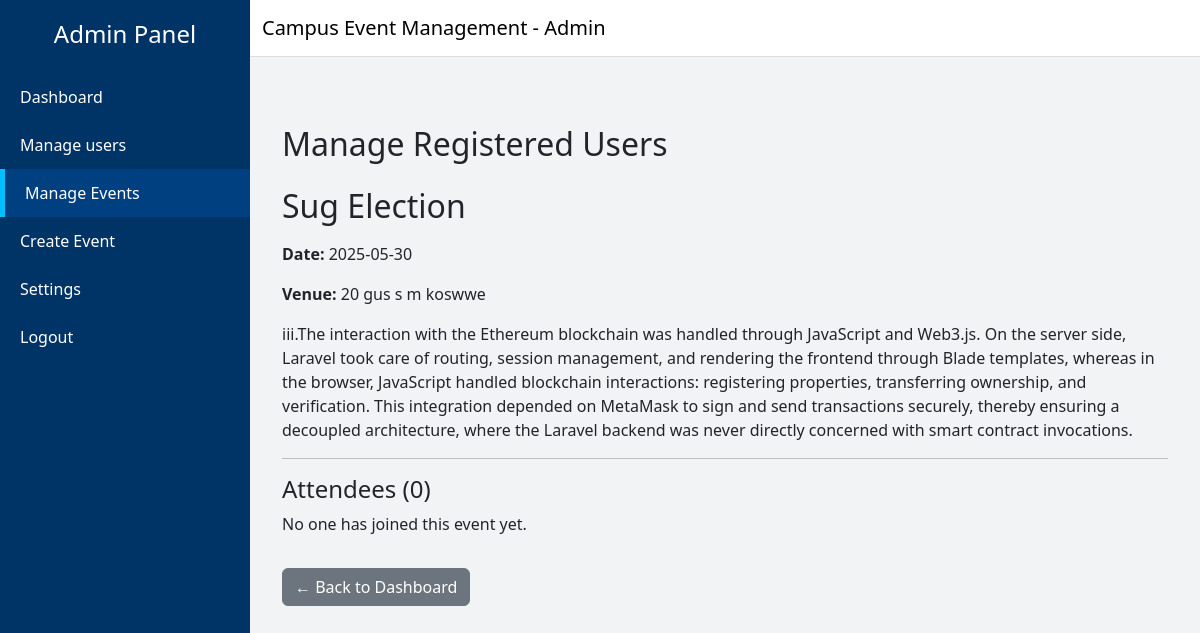
Page /admin/event-detail.php?id=1 on the earlier database version.
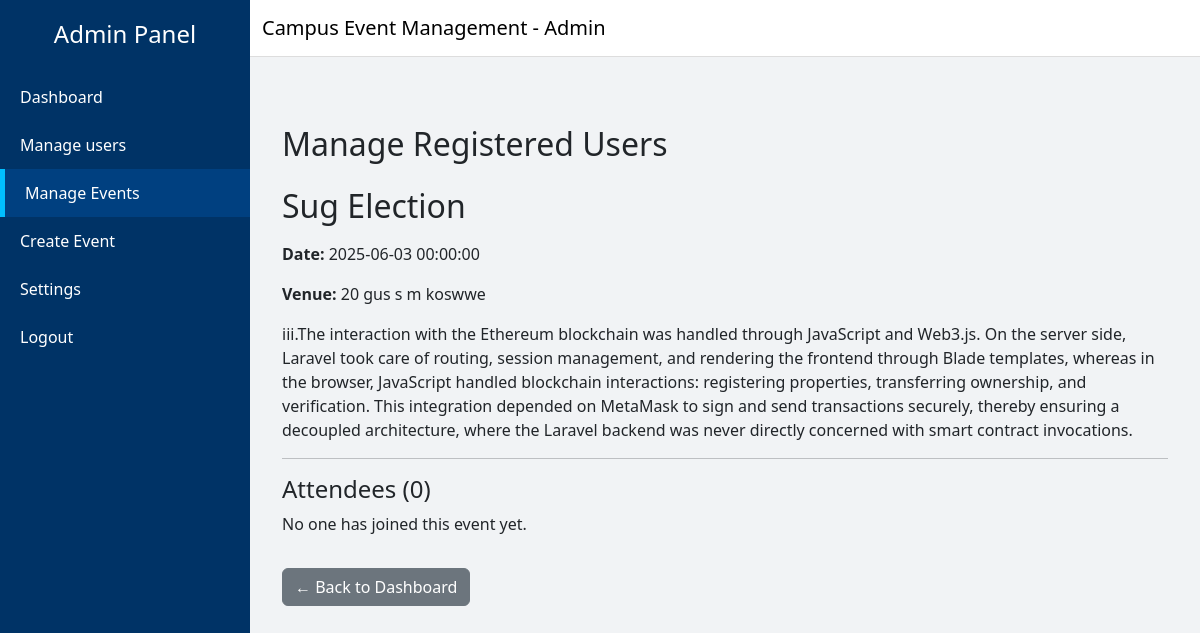
Same page on the later database version.
### tables this page shows
CREATE TABLE `events` (
  `id` int(11) NOT NULL,
  `title` varchar(225) NOT NULL,
  `description` varchar(1000) NOT NULL,
  `event_date` datetime NOT NULL,
  `end_time` time NOT NULL,
  `passcode` varchar(100) NOT NULL,
  `venue` varchar(200) NOT NULL,
  `image_path` varchar(500) NOT NULL,
  `create_at` timestamp NOT NULL DEFAULT current_timestamp()
);

### admin/event-detail.php (the view, shortened to what this page needs)
<?php
require 'connections.php';
$event_id = intval($_GET['id']);
$event_stmt = $conn->prepare("SELECT * FROM events WHERE id = ?");
$event_stmt->bind_param("i", $event_id);
$event_stmt->execute();
$event_result = $event_stmt->get_result();
$event = $event_result->fetch_assoc();
$attendees_stmt = $conn->prepare("SELECT name, matric, attended_at FROM attendance WHERE event_id = ?");
$attendees_stmt->bind_param("i", $event_id);
$attendees_stmt->execute();
$attendees_result = $attendees_stmt->get_result();
$attendee_count = $attendees_result->num_rows;
?>
<!DOCTYPE html>
<html lang="en">
<head>
  <link href="https://cdn.jsdelivr.net/npm/bootstrap@5.3.0/dist/css/bootstrap.min.css" rel="stylesheet">
</head>
<body>
  <div class="sidebar">
    <h4 class="text-center mb-4">Admin Panel</h4>
    <a href="dashboard.php" >Dashboard</a>
    <a href="manageuser.php" >Manage users</a>
    <a href="manageevent.php" class="active">Manage Events</a>
    <a href="createevent.html">Create Event</a>
    <a href="#">Settings</a>
    <a href="logout.php">Logout</a>
  </div>
  <nav class="navbar navbar-expand-lg navbar-light">
    <div class="container-fluid">
      <span class="navbar-brand">Campus Event Management - Admin</span>
    </div>
  </nav>
  <div class="main-content">
     <div class="container mt-5">
  <h2 class="mb-4">Manage Registered Users</h2>
  <h2 class="mb-3"><?php echo htmlspecialchars($event['title']); ?></h2>
  <p><strong>Date:</strong> <?php echo htmlspecialchars($event['event_date']); ?></p>
  <p><strong>Venue:</strong> <?php echo htmlspecialchars($event['venue']); ?></p>
  <p><?php echo nl2br(htmlspecialchars($event['description'])); ?></p>
  <hr>
  <h4>Attendees (<?php echo $attendee_count; ?>)</h4>
  <?php if ($attendee_count > 0): ?>
    <table class="table table-bordered table-striped mt-3">
      <thead class="table-dark">
        <tr>
          <th>#</th>
          <th>Name</th>
          <th>Matric No.</th>
          <th>Time Joined</th>
        </tr>
      </thead>
      <tbody>
        <?php $i = 1; while ($row = $attendees_result->fetch_assoc()): ?>
          <tr>
            <td><?php echo $i++; ?></td>
            <td><?php echo htmlspecialchars($row['name']); ?></td>
            <td><?php echo htmlspecialchars($row['matric']); ?></td>
            <td><?php echo date("F j, Y - h:i A", strtotime($row['attended_at'])); ?></td>
          </tr>
        <?php endwhile; ?>
      </tbody>
    </table>
  <?php else: ?>
    <p>No one has joined this event yet.</p>
  <?php endif; ?>
  <a href="dashboard.php" class="btn btn-secondary mt-3">← Back to Dashboard</a>
</div>
</body>
</html>

Differences in the rows shown:
changed events "Sug Election": event_date "2025-05-30" → "2025-06-03 00:00:00"
